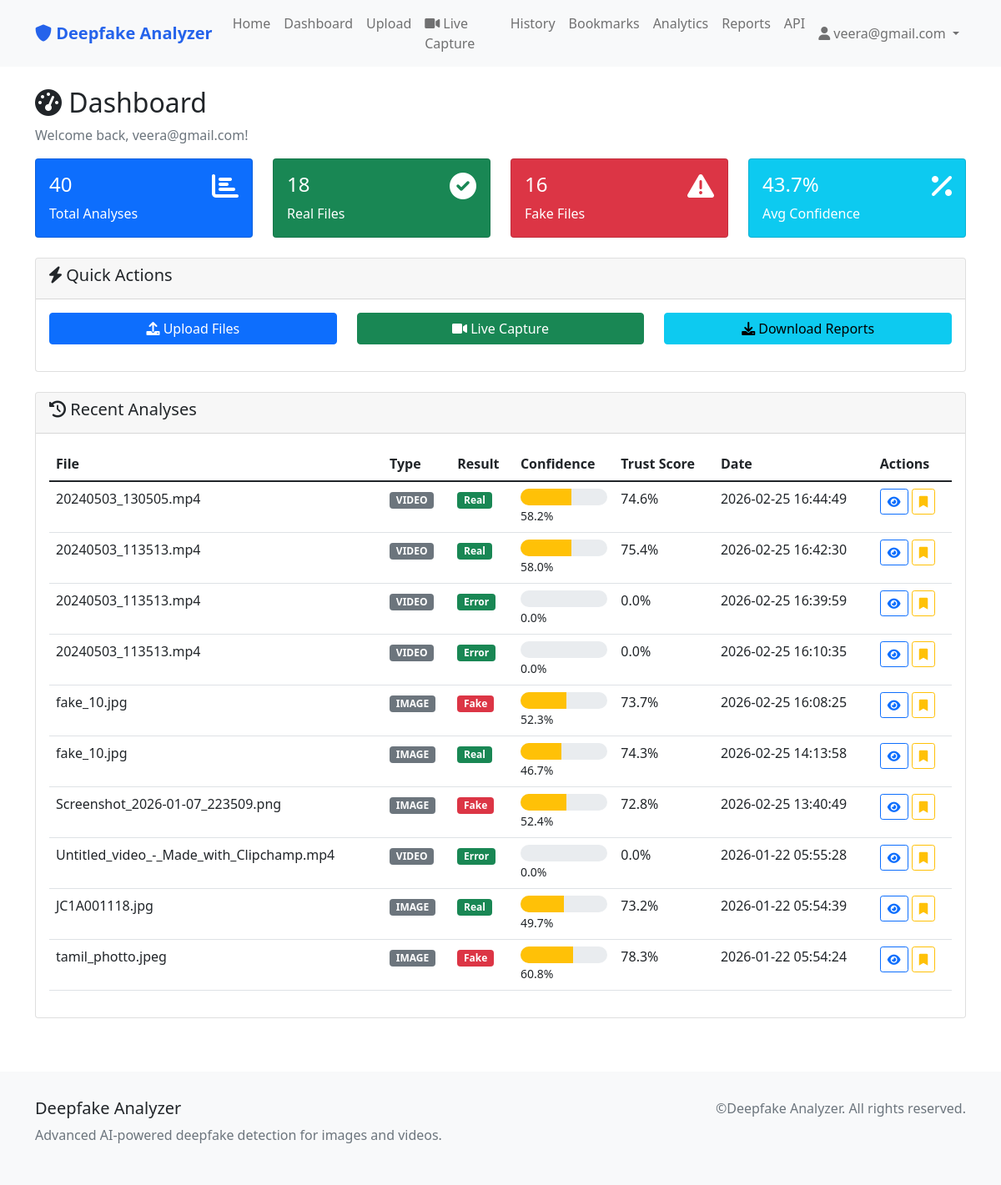
/dashboard (signed in), run on the app's committed database.
### tables this page shows
CREATE TABLE analyses (
            id INTEGER PRIMARY KEY AUTOINCREMENT,
            user_id INTEGER,
            filename TEXT NOT NULL,
            file_path TEXT NOT NULL,
            file_type TEXT NOT NULL,
            confidence REAL NOT NULL,
            accuracy REAL NOT NULL,
            result TEXT NOT NULL,
            trust_score REAL NOT NULL,
            analysis_data TEXT,
            created_at TIMESTAMP DEFAULT CURRENT_TIMESTAMP,
            FOREIGN KEY (user_id) REFERENCES users (id)
        );

### app.py (the view, shortened to what this page needs)
@app.route('/dashboard')
@login_required
def dashboard():
    conn = get_db_connection()
    analyses = conn.execute('''
        SELECT * FROM analyses
        WHERE user_id = ?
        ORDER BY created_at DESC
        LIMIT 10
    ''', (session['user_id'],)).fetchall()
    stats = conn.execute('''
        SELECT
            COUNT(*) as total_analyses,
            AVG(confidence) as avg_confidence,
            SUM(CASE WHEN result = 'Fake' THEN 1 ELSE 0 END) as fake_count,
            SUM(CASE WHEN result = 'Real' THEN 1 ELSE 0 END) as real_count
        FROM analyses
        WHERE user_id = ?
    ''', (session['user_id'],)).fetchone()
    weekly_stats = conn.execute('''
        SELECT
            DATE(created_at) as date,
            COUNT(*) as count,
            SUM(CASE WHEN result = 'Fake' THEN 1 ELSE 0 END) as fake_count
        FROM analyses
        WHERE user_id = ? AND created_at >= date('now', '-7 days')
        GROUP BY DATE(created_at)
        ORDER BY date
    ''', (session['user_id'],)).fetchall()
    conn.close()
    import struct
    clean_analyses = []
    for analysis in analyses:
        analysis_dict = dict(analysis)
        ts = analysis_dict['trust_score']
        clean_analyses.append(analysis_dict)
    return render_template(
        'dashboard.html',
        analyses=clean_analyses,
        stats=stats,
        weekly_stats=weekly_stats
    )

### app.py (called while the page is built)
def get_db_connection():
    conn = sqlite3.connect('deepfake_analyzer.db')
    conn.row_factory = sqlite3.Row
    return conn

def login_required(f):
    @wraps(f)
    def decorated_function(*args, **kwargs):
        if 'user_id' not in session:
            return redirect(url_for('login'))
        return f(*args, **kwargs)
    return decorated_function

### templates/dashboard.html (shortened to what this page needs)
{% extends "base.html" %}
{% block content %}
<div class="container mt-4">
    <div class="row">
        <div class="col-12">
            <h2><i class="fas fa-tachometer-alt"></i> Dashboard</h2>
            <p class="text-muted">Welcome back, {{ session.user_email }}!</p>
        </div>
    </div>
    <div class="row mb-4">
        <div class="col-md-3">
            <div class="card bg-primary text-white">
                <div class="card-body">
                    <div class="d-flex justify-content-between">
                        <div>
                            <h4>{{ stats.total_analyses or 0 }}</h4>
                            <p class="mb-0">Total Analyses</p>
                        </div>
                        <div>
                            <i class="fas fa-chart-bar fa-2x"></i>
                        </div>
                    </div>
                </div>
            </div>
        </div>
        <div class="col-md-3">
            <div class="card bg-success text-white">
                <div class="card-body">
                    <div class="d-flex justify-content-between">
                        <div>
                            <h4>{{ stats.real_count or 0 }}</h4>
                            <p class="mb-0">Real Files</p>
                        </div>
                        <div>
                            <i class="fas fa-check-circle fa-2x"></i>
                        </div>
                    </div>
                </div>
            </div>
        </div>
        <div class="col-md-3">
            <div class="card bg-danger text-white">
                <div class="card-body">
                    <div class="d-flex justify-content-between">
                        <div>
                            <h4>{{ stats.fake_count or 0 }}</h4>
                            <p class="mb-0">Fake Files</p>
                        </div>
                        <div>
                            <i class="fas fa-exclamation-triangle fa-2x"></i>
                        </div>
                    </div>
                </div>
            </div>
        </div>
        <div class="col-md-3">
            <div class="card bg-info text-white">
                <div class="card-body">
                    <div class="d-flex justify-content-between">
                        <div>
                            <h4>{{ "%.1f"|format(stats.avg_confidence * 100) if stats.avg_confidence else 0 }}%</h4>
                            <p class="mb-0">Avg Confidence</p>
                        </div>
                        <div>
                            <i class="fas fa-percentage fa-2x"></i>
                        </div>
                    </div>
                </div>
            </div>
        </div>
    </div>
    <div class="row mb-4">
        <div class="col-12">
            <div class="card">
                <div class="card-header">
                    <h5><i class="fas fa-bolt"></i> Quick Actions</h5>
                </div>
                <div class="card-body">
                    <div class="row">
                        <div class="col-md-4 mb-3">
                            <a href="{{ url_for('upload') }}" class="btn btn-primary w-100">
                                <i class="fas fa-upload"></i> Upload Files
                            </a>
                        </div>
                        <div class="col-md-4 mb-3">
                            <a href="{{ url_for('live_capture') }}" class="btn btn-success w-100">
                                <i class="fas fa-video"></i> Live Capture
                            </a>
                        </div>
                        <div class="col-md-4 mb-3">
                            <a href="{{ url_for('reports_dashboard') }}" class="btn btn-info w-100">
                                <i class="fas fa-download"></i> Download Reports
                            </a>
                        </div>
                    </div>
                </div>
            </div>
        </div>
    </div>
    <div class="row">
        <div class="col-12">
            <div class="card">
                <div class="card-header">
                    <h5><i class="fas fa-history"></i> Recent Analyses</h5>
                </div>
                <div class="card-body">
                    {% if analyses %}
                    <div class="table-responsive">
                        <table class="table table-hover">
                            <thead>
                                <tr>
                                    <th>File</th>
                                    <th>Type</th>
                                    <th>Result</th>
                                    <th>Confidence</th>
                                    <th>Trust Score</th>
                                    <th>Date</th>
                                    <th>Actions</th>
                                </tr>
                            </thead>
                            <tbody>
                                {% for analysis in analyses %}
                                <tr>
                                    <td>{{ analysis.filename }}</td>
                                    <td>
                                        <span class="badge bg-secondary">{{ analysis.file_type.upper() }}</span>
                                    </td>
                                    <td>
                                        <span
                                            class="badge bg-{{ 'danger' if analysis.result == 'Fake' else 'success' }}">
                                            {{ analysis.result }}
                                        </span>
                                    </td>
                                    <td>
                                        <div class="confidence-meter">
                                            <div class="confidence-fill confidence-{{ 'high' if analysis.confidence > 0.7 else 'medium' if analysis.confidence > 0.4 else 'low' }}"
                                                data-confidence="{{ analysis.confidence * 100 }}"></div>
                                        </div>
                                        <small>{{ "%.1f"|format(analysis.confidence * 100) }}%</small>
                                    </td>
                                    <td>{{ "%.1f"|format(analysis.trust_score * 100) }}%</td>
                                    <td>{{ analysis.created_at }}</td>
                                    <td>
                                        <a href="{{ url_for('view_analysis', analysis_id=analysis.id) }}"
                                            class="btn btn-sm btn-outline-primary" title="View Details">
                                            <i class="fas fa-eye"></i>
                                        </a>
                                        <button class="btn btn-sm btn-outline-warning bookmark-btn"
                                            data-id="{{ analysis.id }}" title="Bookmark">
                                            <i class="fas fa-bookmark"></i>
                                        </button>
                                    </td>
                                </tr>
                                {% endfor %}
                            </tbody>
                        </table>
                    </div>
                    {% endif %}
                </div>
            </div>
        </div>
    </div>
</div>
{% endblock %}

### templates/base.html (style rules this page uses)
.confidence-meter { height: 20px; background: #e9ecef; border-radius: 10px; overflow: hidden; }
.confidence-fill { height: 100%; transition: width 0.3s ease; }
.confidence-medium { background: #ffc107; }

### data on the page
analyses: filename "20240503_130505.mp4", file_type "VIDEO", result "Real", analysis.confidence*100 "58.2", analysis.trust_score*100 "74.6", created_at "2026-02-25 16:44:49"
analyses: filename "20240503_113513.mp4", file_type "VIDEO", result "Real", analysis.confidence*100 "58.0", analysis.trust_score*100 "75.4", created_at "2026-02-25 16:42:30"
analyses: filename "20240503_113513.mp4", file_type "VIDEO", result "Error", analysis.confidence*100 "0.0", analysis.trust_score*100 "0.0", created_at "2026-02-25 16:39:59"
analyses: filename "20240503_113513.mp4", file_type "VIDEO", result "Error", analysis.confidence*100 "0.0", analysis.trust_score*100 "0.0", created_at "2026-02-25 16:10:35"
analyses: filename "fake_10.jpg", file_type "IMAGE", result "Fake", analysis.confidence*100 "52.3", analysis.trust_score*100 "73.7", created_at "2026-02-25 16:08:25"
analyses: filename "fake_10.jpg", file_type "IMAGE", result "Real", analysis.confidence*100 "46.7", analysis.trust_score*100 "74.3", created_at "2026-02-25 14:13:58"
analyses: filename "Screenshot_2026-01-07_223509.png", file_type "IMAGE", result "Fake", analysis.confidence*100 "52.4", analysis.trust_score*100 "72.8", created_at "2026-02-25 13:40:49"
analyses: filename "Untitled_video_-_Made_with_Clipchamp.mp4", file_type "VIDEO", result "Error", analysis.confidence*100 "0.0", analysis.trust_score*100 "0.0", created_at "2026-01-22 05:55:28"
analyses: filename "JC1A001118.jpg", file_type "IMAGE", result "Real", analysis.confidence*100 "49.7", analysis.trust_score*100 "73.2", created_at "2026-01-22 05:54:39"
analyses: filename "tamil_photto.jpeg", file_type "IMAGE", result "Fake", analysis.confidence*100 "60.8", analysis.trust_score*100 "78.3", created_at "2026-01-22 05:54:24"

### other printed values
{{ session.user_email }} "veera@gmail.com"
{{ stats.total_analyses or 0 }} "40"
{{ stats.real_count or 0 }} "18"
{{ stats.fake_count or 0 }} "16"
